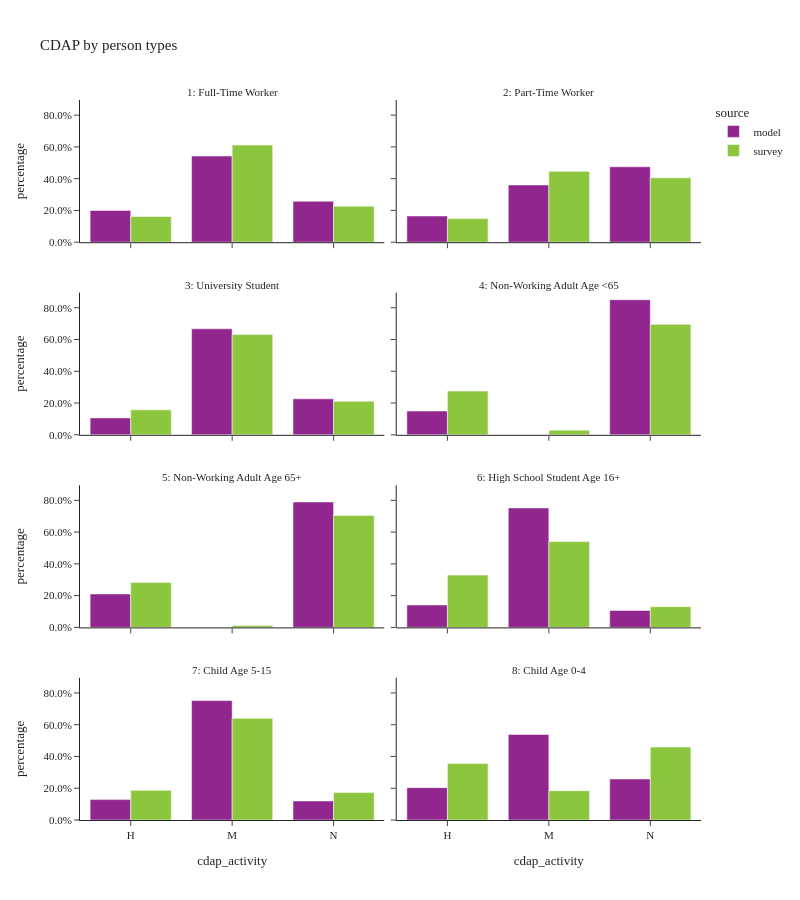

This figure's notebook cell:
### Code cell
df_plot = per_data.groupby(['source','ptype_label','cdap_activity'])['person_weight'].sum().reset_index()
df_plot['percentage'] = df_plot.groupby(['source','ptype_label'], group_keys=False)['person_weight'].\
    apply(lambda x: x / float(x.sum()))

fig = px.bar(df_plot, x="cdap_activity", y="percentage", color="source",barmode="group",
                facet_col="ptype_label", facet_col_wrap=2,
                title="CDAP by person types")
fig.for_each_annotation(lambda a: a.update(text = a.text.split("=")[-1]))
fig.for_each_yaxis(lambda a: a.update(tickformat = ".1%"))
fig.update_layout(height=900, width=800)
fig.show()

### Figure 1 — Plotly figure (JSON) as saved in the notebook; plotly's stock layout.template omitted (floating-point values rounded to 4 significant figures)
{"data": [{"alignmentgroup": "True", "hovertemplate": "source=model<br>ptype_label=1: Full-Time Worker<br>cdap_activity=%{x}<br>percentage=%{y}<extra></extra>", "legendgroup": "model", "marker": {"color": "#91268F", "pattern": {"shape": ""}}, "name": "model", "offsetgroup": "model", "orientation": "v", "showlegend": true, "textposition": "auto", "type": "bar", "x": ["H", "M", "N"], "xaxis": "x7", "y": [0.1998, 0.5423, 0.2579], "yaxis": "y7"}, {"alignmentgroup": "True", "hovertemplate": "source=model<br>ptype_label=2: Part-Time Worker<br>cdap_activity=%{x}<br>percentage=%{y}<extra></extra>", "legendgroup": "model", "marker": {"color": "#91268F", "pattern": {"shape": ""}}, "name": "model", "offsetgroup": "model", "orientation": "v", "showlegend": false, "textposition": "auto", "type": "bar", "x": ["H", "M", "N"], "xaxis": "x8", "y": [0.1651, 0.3601, 0.4748], "yaxis": "y8"}, {"alignmentgroup": "True", "hovertemplate": "source=model<br>ptype_label=3: University Student<br>cdap_activity=%{x}<br>percentage=%{y}<extra></extra>", "legendgroup": "model", "marker": {"color": "#91268F", "pattern": {"shape": ""}}, "name": "model", "offsetgroup": "model", "orientation": "v", "showlegend": false, "textposition": "auto", "type": "bar", "x": ["H", "M", "N"], "xaxis": "x5", "y": [0.1063, 0.6673, 0.2264], "yaxis": "y5"}, {"alignmentgroup": "True", "hovertemplate": "source=model<br>ptype_label=4: Non-Working Adult Age <65<br>cdap_activity=%{x}<br>percentage=%{y}<extra></extra>", "legendgroup": "model", "marker": {"color": "#91268F", "pattern": {"shape": ""}}, "name": "model", "offsetgroup": "model", "orientation": "v", "showlegend": false, "textposition": "auto", "type": "bar", "x": ["H", "M", "N"], "xaxis": "x6", "y": [0.1495, 0.0, 0.8505], "yaxis": "y6"}, {"alignmentgroup": "True", "hovertemplate": "source=model<br>ptype_label=5: Non-Working Adult Age 65+<br>cdap_activity=%{x}<br>percentage=%{y}<extra></extra>", "legendgroup": "model", "marker": {"color": "#91268F", "pattern": {"shape": ""}}, "name": "model", "offsetgroup": "model", "orientation": "v", "showlegend": false, "textposition": "auto", "type": "bar", "x": ["H", "M", "N"], "xaxis": "x3", "y": [0.2104, 0.0, 0.7896], "yaxis": "y3"}, {"alignmentgroup": "True", "hovertemplate": "source=model<br>ptype_label=6: High School Student Age 16+<br>cdap_activity=%{x}<br>percentage=%{y}<extra></extra>", "legendgroup": "model", "marker": {"color": "#91268F", "pattern": {"shape": ""}}, "name": "model", "offsetgroup": "model", "orientation": "v", "showlegend": false, "textposition": "auto", "type": "bar", "x": ["H", "M", "N"], "xaxis": "x4", "y": [0.1412, 0.7522, 0.1067], "yaxis": "y4"}, {"alignmentgroup": "True", "hovertemplate": "source=model<br>ptype_label=7: Child Age 5-15<br>cdap_activity=%{x}<br>percentage=%{y}<extra></extra>", "legendgroup": "model", "marker": {"color": "#91268F", "pattern": {"shape": ""}}, "name": "model", "offsetgroup": "model", "orientation": "v", "showlegend": false, "textposition": "auto", "type": "bar", "x": ["H", "M", "N"], "xaxis": "x", "y": [0.1284, 0.7518, 0.1198], "yaxis": "y"}, {"alignmentgroup": "True", "hovertemplate": "source=model<br>ptype_label=8: Child Age 0-4<br>cdap_activity=%{x}<br>percentage=%{y}<extra></extra>", "legendgroup": "model", "marker": {"color": "#91268F", "pattern": {"shape": ""}}, "name": "model", "offsetgroup": "model", "orientation": "v", "showlegend": false, "textposition": "auto", "type": "bar", "x": ["H", "M", "N"], "xaxis": "x2", "y": [0.2036, 0.5383, 0.2581], "yaxis": "y2"}, {"alignmentgroup": "True", "hovertemplate": "source=survey<br>ptype_label=1: Full-Time Worker<br>cdap_activity=%{x}<br>percentage=%{y}<extra></extra>", "legendgroup": "survey", "marker": {"color": "#8CC63E", "pattern": {"shape": ""}}, "name": "survey", "offsetgroup": "survey", "orientation": "v", "showlegend": true, "textposition": "auto", "type": "bar", "x": ["H", "M", "N"], "xaxis": "x7", "y": [0.162, 0.6114, 0.2266], "yaxis": "y7"}, {"alignmentgroup": "True", "hovertemplate": "source=survey<br>ptype_label=2: Part-Time Worker<br>cdap_activity=%{x}<br>percentage=%{y}<extra></extra>", "legendgroup": "survey", "marker": {"color": "#8CC63E", "pattern": {"shape": ""}}, "name": "survey", "offsetgroup": "survey", "orientation": "v", "showlegend": false, "textposition": "auto", "type": "bar", "x": ["H", "M", "N"], "xaxis": "x8", "y": [0.1485, 0.446, 0.4055], "yaxis": "y8"}, {"alignmentgroup": "True", "hovertemplate": "source=survey<br>ptype_label=3: University Student<br>cdap_activity=%{x}<br>percentage=%{y}<extra></extra>", "legendgroup": "survey", "marker": {"color": "#8CC63E", "pattern": {"shape": ""}}, "name": "survey", "offsetgroup": "survey", "orientation": "v", "showlegend": false, "textposition": "auto", "type": "bar", "x": ["H", "M", "N"], "xaxis": "x5", "y": [0.1572, 0.6319, 0.2108], "yaxis": "y5"}, {"alignmentgroup": "True", "hovertemplate": "source=survey<br>ptype_label=4: Non-Working Adult Age <65<br>cdap_activity=%{x}<br>percentage=%{y}<extra></extra>", "legendgroup": "survey", "marker": {"color": "#8CC63E", "pattern": {"shape": ""}}, "name": "survey", "offsetgroup": "survey", "orientation": "v", "showlegend": false, "textposition": "auto", "type": "bar", "x": ["H", "M", "N"], "xaxis": "x6", "y": [0.2752, 0.02936, 0.6954], "yaxis": "y6"}, {"alignmentgroup": "True", "hovertemplate": "source=survey<br>ptype_label=5: Non-Working Adult Age 65+<br>cdap_activity=%{x}<br>percentage=%{y}<extra></extra>", "legendgroup": "survey", "marker": {"color": "#8CC63E", "pattern": {"shape": ""}}, "name": "survey", "offsetgroup": "survey", "orientation": "v", "showlegend": false, "textposition": "auto", "type": "bar", "x": ["H", "M", "N"], "xaxis": "x3", "y": [0.2832, 0.01205, 0.7048], "yaxis": "y3"}, {"alignmentgroup": "True", "hovertemplate": "source=survey<br>ptype_label=6: High School Student Age 16+<br>cdap_activity=%{x}<br>percentage=%{y}<extra></extra>", "legendgroup": "survey", "marker": {"color": "#8CC63E", "pattern": {"shape": ""}}, "name": "survey", "offsetgroup": "survey", "orientation": "v", "showlegend": false, "textposition": "auto", "type": "bar", "x": ["H", "M", "N"], "xaxis": "x4", "y": [0.3292, 0.5403, 0.1305], "yaxis": "y4"}, {"alignmentgroup": "True", "hovertemplate": "source=survey<br>ptype_label=7: Child Age 5-15<br>cdap_activity=%{x}<br>percentage=%{y}<extra></extra>", "legendgroup": "survey", "marker": {"color": "#8CC63E", "pattern": {"shape": ""}}, "name": "survey", "offsetgroup": "survey", "orientation": "v", "showlegend": false, "textposition": "auto", "type": "bar", "x": ["H", "M", "N"], "xaxis": "x", "y": [0.1867, 0.6404, 0.1729], "yaxis": "y"}, {"alignmentgroup": "True", "hovertemplate": "source=survey<br>ptype_label=8: Child Age 0-4<br>cdap_activity=%{x}<br>percentage=%{y}<extra></extra>", "legendgroup": "survey", "marker": {"color": "#8CC63E", "pattern": {"shape": ""}}, "name": "survey", "offsetgroup": "survey", "orientation": "v", "showlegend": false, "textposition": "auto", "type": "bar", "x": ["H", "M", "N"], "xaxis": "x2", "y": [0.356, 0.1843, 0.4598], "yaxis": "y2"}], "layout": {"annotations": [{"font": {}, "showarrow": false, "text": "7: Child Age 5-15", "x": 0.245, "xanchor": "center", "xref": "paper", "y": 0.1975, "yanchor": "bottom", "yref": "paper"}, {"font": {}, "showarrow": false, "text": "8: Child Age 0-4", "x": 0.755, "xanchor": "center", "xref": "paper", "y": 0.1975, "yanchor": "bottom", "yref": "paper"}, {"font": {}, "showarrow": false, "text": "5: Non-Working Adult Age 65+", "x": 0.245, "xanchor": "center", "xref": "paper", "y": 0.465, "yanchor": "bottom", "yref": "paper"}, {"font": {}, "showarrow": false, "text": "6: High School Student Age 16+", "x": 0.755, "xanchor": "center", "xref": "paper", "y": 0.465, "yanchor": "bottom", "yref": "paper"}, {"font": {}, "showarrow": false, "text": "3: University Student", "x": 0.245, "xanchor": "center", "xref": "paper", "y": 0.7325, "yanchor": "bottom", "yref": "paper"}, {"font": {}, "showarrow": false, "text": "4: Non-Working Adult Age <65", "x": 0.755, "xanchor": "center", "xref": "paper", "y": 0.7325, "yanchor": "bottom", "yref": "paper"}, {"font": {}, "showarrow": false, "text": "1: Full-Time Worker", "x": 0.245, "xanchor": "center", "xref": "paper", "y": 1.0, "yanchor": "bottom", "yref": "paper"}, {"font": {}, "showarrow": false, "text": "2: Part-Time Worker", "x": 0.755, "xanchor": "center", "xref": "paper", "y": 1.0, "yanchor": "bottom", "yref": "paper"}], "barmode": "group", "height": 900, "legend": {"title": {"text": "source"}, "tracegroupgap": 0}, "title": {"text": "CDAP by person types"}, "width": 800, "xaxis": {"anchor": "y", "domain": [0.0, 0.49], "title": {"text": "cdap_activity"}}, "xaxis2": {"anchor": "y2", "domain": [0.51, 1.0], "matches": "x", "title": {"text": "cdap_activity"}}, "xaxis3": {"anchor": "y3", "domain": [0.0, 0.49], "matches": "x", "showticklabels": false}, "xaxis4": {"anchor": "y4", "domain": [0.51, 1.0], "matches": "x", "showticklabels": false}, "xaxis5": {"anchor": "y5", "domain": [0.0, 0.49], "matches": "x", "showticklabels": false}, "xaxis6": {"anchor": "y6", "domain": [0.51, 1.0], "matches": "x", "showticklabels": false}, "xaxis7": {"anchor": "y7", "domain": [0.0, 0.49], "matches": "x", "showticklabels": false}, "xaxis8": {"anchor": "y8", "domain": [0.51, 1.0], "matches": "x", "showticklabels": false}, "yaxis": {"anchor": "x", "domain": [0.0, 0.1975], "tickformat": ".1%", "title": {"text": "percentage"}}, "yaxis2": {"anchor": "x2", "domain": [0.0, 0.1975], "matches": "y", "showticklabels": false, "tickformat": ".1%"}, "yaxis3": {"anchor": "x3", "domain": [0.2675, 0.465], "matches": "y", "tickformat": ".1%", "title": {"text": "percentage"}}, "yaxis4": {"anchor": "x4", "domain": [0.2675, 0.465], "matches": "y", "showticklabels": false, "tickformat": ".1%"}, "yaxis5": {"anchor": "x5", "domain": [0.535, 0.7325], "matches": "y", "tickformat": ".1%", "title": {"text": "percentage"}}, "yaxis6": {"anchor": "x6", "domain": [0.535, 0.7325], "matches": "y", "showticklabels": false, "tickformat": ".1%"}, "yaxis7": {"anchor": "x7", "domain": [0.8025, 1.0], "matches": "y", "tickformat": ".1%", "title": {"text": "percentage"}}, "yaxis8": {"anchor": "x8", "domain": [0.8025, 1.0], "matches": "y", "showticklabels": false, "tickformat": ".1%"}}}
